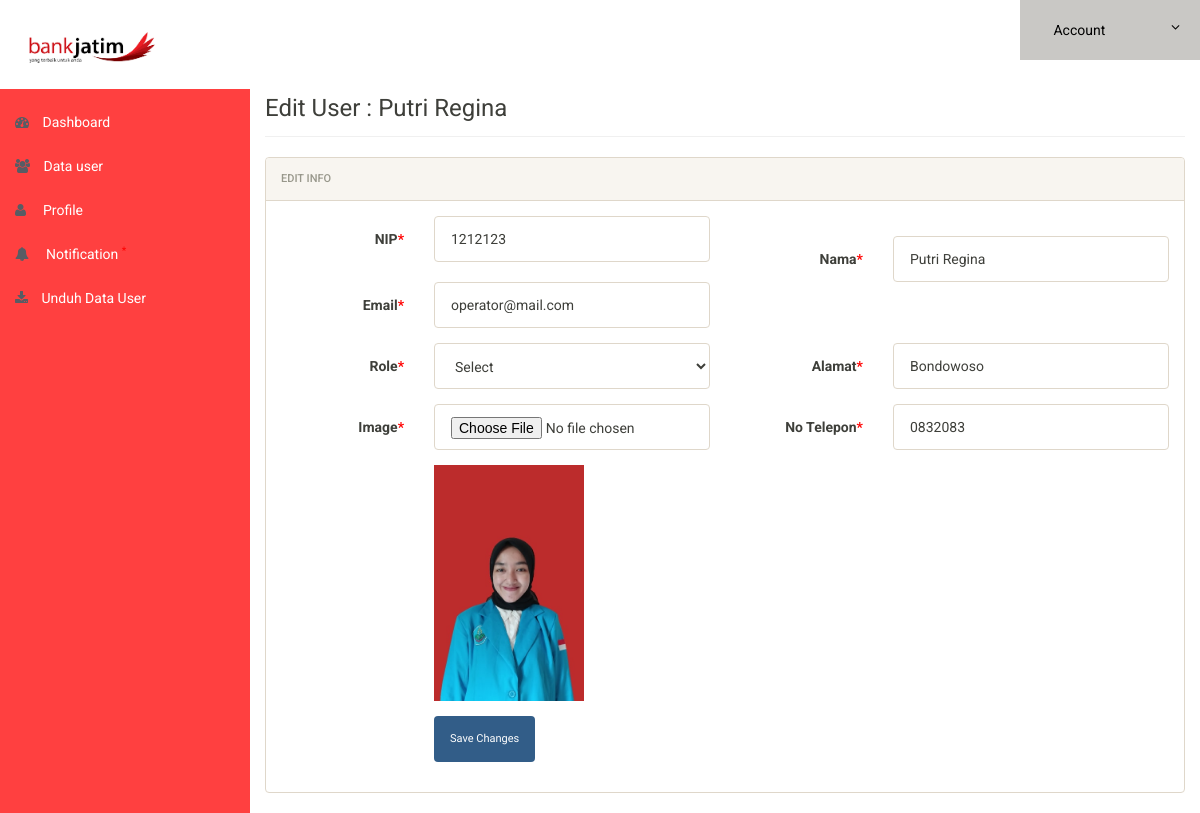
Screenshot of /admin/edit-user.php?edit=21 (signed in) with the database file from the repository.
### tables this page shows
CREATE TABLE `users` (
  `id` int(11) NOT NULL,
  `nip` int(11) NOT NULL,
  `name` varchar(50) NOT NULL,
  `email` varchar(50) NOT NULL,
  `password` varchar(50) NOT NULL,
  `role` varchar(50) NOT NULL,
  `mobile` varchar(50) NOT NULL,
  `designation` varchar(50) NOT NULL,
  `image` varchar(50) NOT NULL,
  `status` int(11) NOT NULL DEFAULT 0,
  `baned` enum('n','y') NOT NULL,
  `logintime` int(11) NOT NULL
);

### admin/edit-user.php (the view, shortened to what this page needs)
<?php
include('includes/config.php');
if(strlen($_SESSION['alogin'])==0)
	{
header('location:index.php');
}
else{
if(isset($_GET['edit']))
	{
		$editid=$_GET['edit'];
	}
?>
<!doctype html>
<html lang="en" class="no-js">
<head>
	<link rel="stylesheet" href="css/font-awesome.min.css">
	<link rel="stylesheet" href="css/bootstrap.min.css">
	<link rel="stylesheet" href="css/dataTables.bootstrap.min.css">
	<link rel="stylesheet" href="css/bootstrap-social.css">
	<link rel="stylesheet" href="css/bootstrap-select.css">
	<link rel="stylesheet" href="css/fileinput.min.css">
	<link rel="stylesheet" href="css/awesome-bootstrap-checkbox.css">
	<link rel="stylesheet" href="css/style.css">
</head>
<body>
<?php
		$sql = "SELECT * from users where id = :editid";
		$query = $dbh -> prepare($sql);
		$query->bindParam(':editid',$editid,PDO::PARAM_INT);
		$query->execute();
		$result=$query->fetch(PDO::FETCH_OBJ);
?>
	<?php include('includes/header.php');?>
	<div class="ts-main-content">
	<?php include('includes/leftbar.php');?>
		<div class="content-wrapper">
			<div class="container-fluid">
				<div class="row">
					<div class="col-md-12">
						<h3 class="page-title">Edit User : <?php echo htmlentities($result->name); ?></h3>
						<div class="row">
							<div class="col-md-12">
								<div class="panel panel-default">
									<div class="panel-heading">Edit Info</div>
									<div class="panel-body">
<form method="post" class="form-horizontal" enctype="multipart/form-data" name="imgform">
<div class="form-group">
<label class="col-sm-2 control-label">NIP<span style="color:red">*</span></label>
<div class="col-sm-4">
<input type="text" name="nip" class="form-control" required value="<?php echo htmlentities($result->nip);?>">
</div>
<br>
<label class="col-sm-2 control-label">Nama<span style="color:red">*</span></label>
<div class="col-sm-4">
<input type="text" name="name" class="form-control" required value="<?php echo htmlentities($result->name);?>">
</div>
<label class="col-sm-2 control-label">Email<span style="color:red">*</span></label>
<div class="col-sm-4">
<input type="email" name="email" class="form-control" required value="<?php echo htmlentities($result->email);?>">
</div>
</div>
<div class="form-group">
<label class="col-sm-2 control-label">Role<span style="color:red">*</span></label>
<div class="col-sm-4">
<select name="role" class="form-control" required>
							<option value="">Select</option>
                            </select>
</div>
<label class="col-sm-2 control-label">Alamat<span style="color:red">*</span></label>
<div class="col-sm-4">
<input type="text" name="designation" class="form-control" required value="<?php echo htmlentities($result->designation);?>">
</div>
</div>
<div class="form-group">
<label class="col-sm-2 control-label">Image<span style="color:red">*</span></label>
<div class="col-sm-4">
<input type="file" name="image" class="form-control">
</div>
<label class="col-sm-2 control-label">No Telepon<span style="color:red">*</span></label>
<div class="col-sm-4">
<input type="number" name="mobileno" class="form-control" required value="<?php echo htmlentities($result->mobile);?>">
</div>
</div>
<div class="form-group">
	<div class="col-sm-8 col-sm-offset-2">
		<img src="../images/<?php echo htmlentities($result->image);?>" width="150px"/>
</div>
</div>
<div class="form-group">
	<div class="col-sm-8 col-sm-offset-2">
		<button class="btn btn-primary" name="submit" type="submit">Save Changes</button>
	</div>
</div>
</form>
									</div>
								</div>
							</div>
						</div>
					</div>
				</div>
			</div>
		</div>
	</div>
</body>
</html>
<?php } ?>

### admin/css/style.css (style rules this page uses)
html { font-size: 14px; }
@media only screen and (min-width: 480px) { html { font-size: 17px; } }
@media only screen and (min-width: 768px) { html { font-size: 14px; } }
body { font-size: 1em; }
.btn { font-family: 'Oswald', sans-serif; }
.panel { overflow: hidden; }
.btn { text-transform: none; }
.page-title { padding-bottom: 15px; margin-bottom: 20px; border-bottom: 1px solid #f0f0f0; }
.ts-main-content .content-wrapper { padding-top: 15px; margin-top: 60px; }
@media only screen and (min-width: 992px) { .ts-main-content .content-wrapper { margin-left: 250px; } }

### rows the page displays
users: name "Putri Regina", nip "1212123", email "operator@mail.com", designation "Bondowoso", mobileno "0832083", image (picture)
